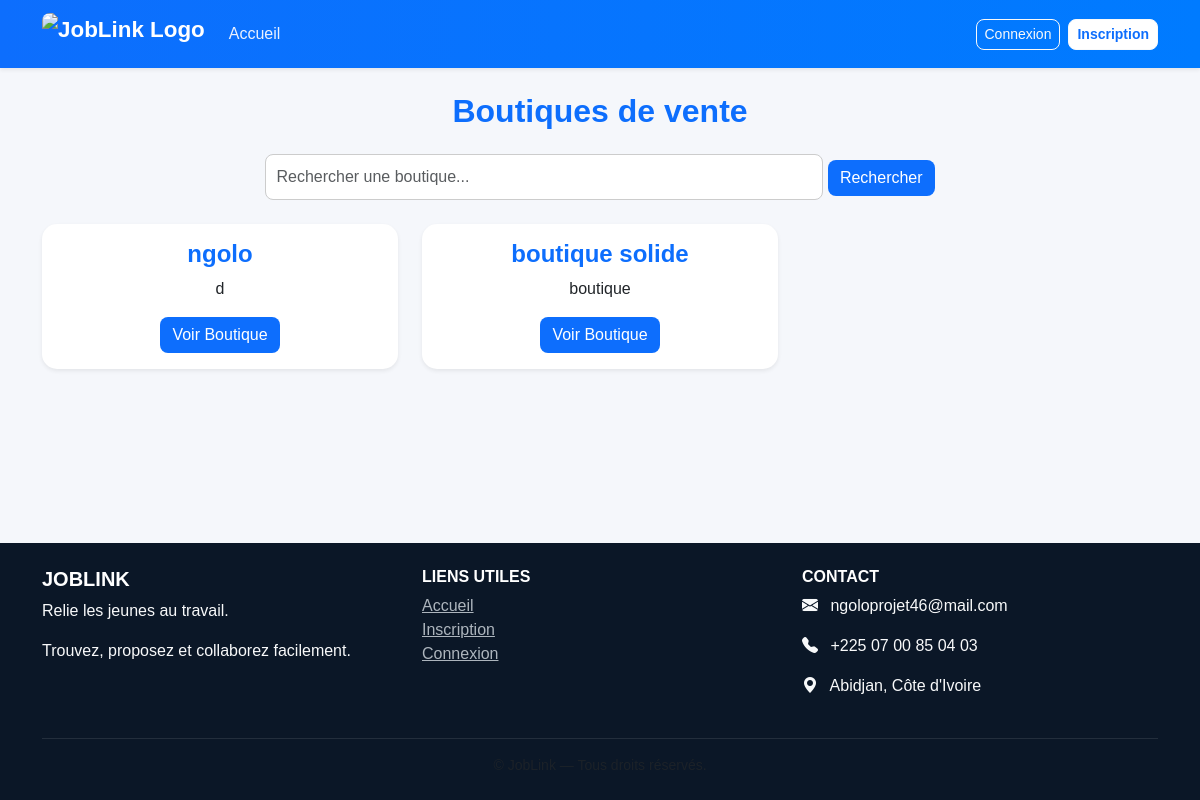
Before: /boutiques/vente/ with the older database file.
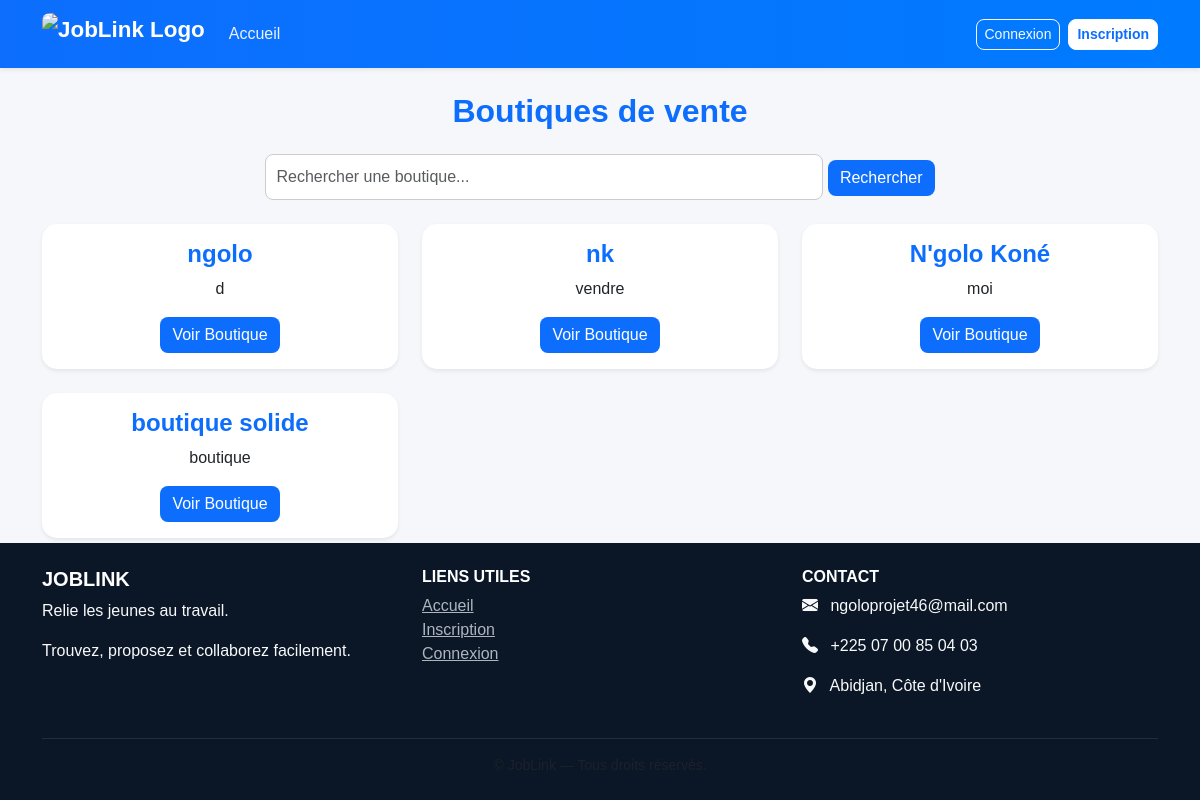
After: the same page with the newer database file.
### core/models.py (models this page shows, shortened)
class Boutique(models.Model):
    CATEGORIES = [
        ("emploi", "Boutique d'emploi"),
        ("vente", "Boutique de vente"),
    ]
    prestataire = models.OneToOneField(Prestataire, on_delete=models.CASCADE)
    nom = models.CharField(max_length=255)
    description = models.TextField()
    categorie = models.CharField(max_length=20, choices=CATEGORIES, default="emploi")
    image = CloudinaryField("image_boutique", blank=True, null=True)
    date_creation = models.DateTimeField(auto_now_add=True)

### core/views.py (the view)
# urls.py: path("boutiques/vente/", views.boutiques_vente, name="boutiques_vente"),
def boutiques_vente(request):
    query = request.GET.get('q')
    boutiques = Boutique.objects.filter(categorie="vente")
    if query:
        boutiques = boutiques.filter(nom__icontains=query)
    return render(request, "core/boutiques_vente.html", {"boutiques": boutiques})

### core/templates/core/boutiques_vente.html
{% extends 'base.html' %}
{% block content %}
<h2 class="text-center text-primary fw-bold mb-4">Boutiques de vente</h2>
<form method="GET" class="mb-4 text-center">
    <input type="text" name="q" class="form-control w-50 d-inline-block"
           placeholder="Rechercher une boutique..."
           value="{{ request.GET.q }}">
    <button class="btn btn-primary">Rechercher</button>
</form>
<div class="row g-4">
    {% for boutique in boutiques %}
    <div class="col-md-4">
        <div class="card shadow-sm">
            <div class="text-center card-body">
                <h4>{{ boutique.nom }}</h4>
                <p>{{ boutique.description|truncatechars:120 }}</p>
                <a href="{% url 'detail_boutique' boutique.id %}" class="btn btn-primary">Voir Boutique</a>
            </div>
        </div>
    </div>
    {% empty %}
    <p>Aucune boutique trouvée.</p>
    {% endfor %}
</div>
{% endblock %}

Changed rows visible on the page:
now on this page (row edited): Boutique: nom "nk", description "vendre"
now on this page (row edited): Boutique: nom "N'golo Koné", description "moi"
